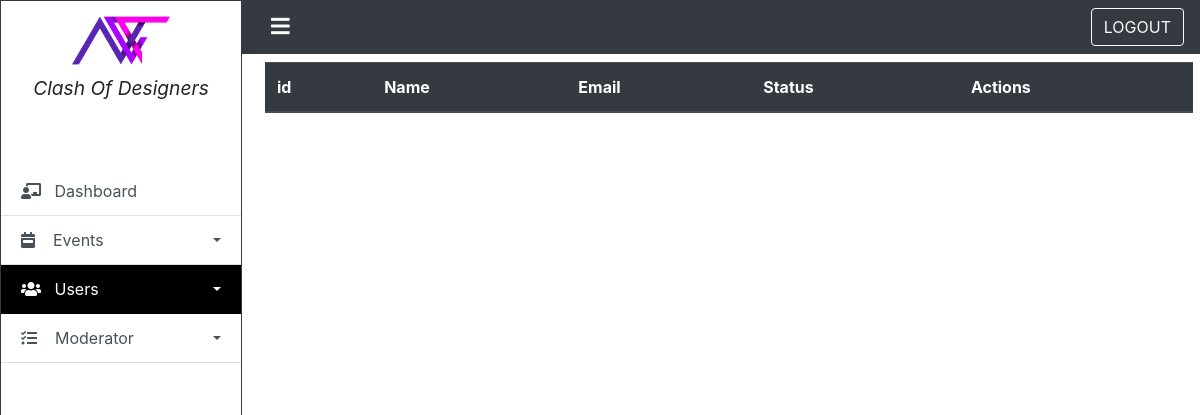
The page /admin/design_events/requested_users.php (signed in) on the database as committed earlier.
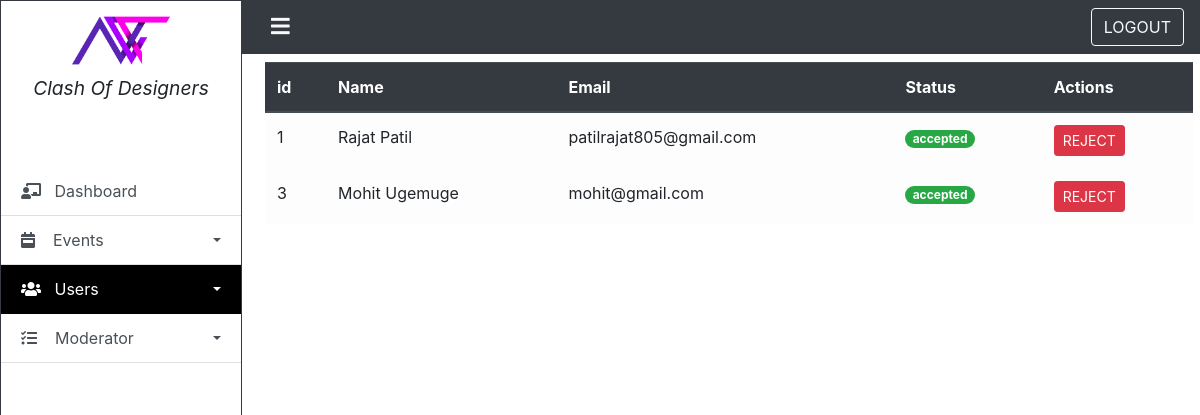
The same page on the database as committed later.
### tables this page shows
CREATE TABLE `design_event_registration` (
  `id` bigint(20) NOT NULL,
  `user_id` bigint(20) NOT NULL,
  `event_id` int(11) NOT NULL,
  `response` tinyint(1) NOT NULL DEFAULT 0,
  `moderator_id` int(11) NOT NULL DEFAULT -1,
  `response_on` datetime DEFAULT NULL ON UPDATE current_timestamp(),
  `requested_on` datetime NOT NULL DEFAULT current_timestamp()
);

CREATE TABLE `users` (
  `id` bigint(20) NOT NULL,
  `name` varchar(255) NOT NULL,
  `mail` varchar(255) NOT NULL,
  `password` varchar(255) NOT NULL,
  `birth_date` date DEFAULT NULL,
  `gender` varchar(10) DEFAULT NULL,
  `phone` varchar(15) DEFAULT NULL,
  `country` varchar(70) DEFAULT NULL,
  `image` varchar(255) DEFAULT NULL,
  `coins` int(11) NOT NULL DEFAULT 0,
  `verified` tinyint(1) NOT NULL DEFAULT 0,
  `registered_on` datetime NOT NULL DEFAULT current_timestamp()
);

### admin/design_events/requested_users.php (the view, shortened to what this page needs)
<?php
    include('../model/admin-check.php');
?>
<!DOCTYPE html>
<html lang="en">
<head>
    <link rel="stylesheet" href="https://cdnjs.cloudflare.com/ajax/libs/twitter-bootstrap/4.5.3/css/bootstrap.min.css">
    <link rel="stylesheet" href="https://cdnjs.cloudflare.com/ajax/libs/font-awesome/5.15.1/css/all.min.css">
    <link rel="stylesheet" href="https:////cdn.datatables.net/1.10.23/css/jquery.dataTables.min.css">
    <link rel="stylesheet" href="assets/sidebar.css">
</head>
<body>
    <div class="d-flex" id="wrapper">
        <div class="border border-right border-dark" id="sidebar-wrapper">
            <?php include("includes/sidebar.php"); ?>
        </div>
        <div id="page-content-wrapper" style="width:100%">
            <?php include("includes/navbar.php"); ?>
            <div class="container-fluid m-2">
                <div class="table-responsive">
                    <table class="table row-border table-light" id="users_row">
                        <thead class="thead-dark">
                            <tr>
                                <th>id</th>
                                <th>Name</th>
                                <th>Email</th>
                                <th>Status</th>
                                <th>Actions</th>
                            </tr>
                        </thead>
                        <tbody>
                            <?php
                                $user_info = "SELECT users.*, design_event_registration.user_id,design_event_registration.response FROM users
                                INNER JOIN design_event_registration  WHERE users.id = design_event_registration.user_id AND design_event_registration.response!=0";
                                $user_result = mysqli_query($db, $user_info);
                                while($user_row = mysqli_fetch_assoc($user_result)){
                            ?>
                            <tr>
                                <td><?php echo $user_row['id']; ?></td>
                                <td><?php echo $user_row['name']; ?></td>
                                <td><?php echo $user_row['mail']; ?></td>
                                <td>
                                    <?php if($user_row['response'] == 1): ?>
                                        <span class="badge badge-pill badge-success">accepted</span>
                                    <?php elseif($user_row['response'] == -1): ?>
                                        <span class="badge badge-pill badge-danger">rejected</span>
                                    <?php endif; ?>
                                </td>
                                <td>
                                     <?php if($user_row['response'] == 1): ?>
                                        <a href="./requested_users?reject=<?=base64_encode( $user_row['id'])?>" class="btn btn-sm btn-danger ">REJECT</a>
                                    <?php elseif($user_row['response'] == -1): ?>
                                        <a href="./requested_users?accept=<?=base64_encode( $user_row['id'])?>" class="btn btn-sm btn-success ">ACCEPT</a>
                                    <?php endif; ?>
                                </td>
                            </tr>
                            <?php } ?>
                        </tbody>
                    </table>
                </div>
            </div>
        </div>
    </div>
</body>
</html>

Rows that differ between the two databases and show on the page:
now on this page (row edited): design_event_registration: user "1", user.name "Rajat Patil", user.mail "patilrajat805@gmail.com", response "accepted"
added design_event_registration: user "3", user.name "Mohit Ugemuge", user.mail "mohit@gmail.com", response "accepted"
